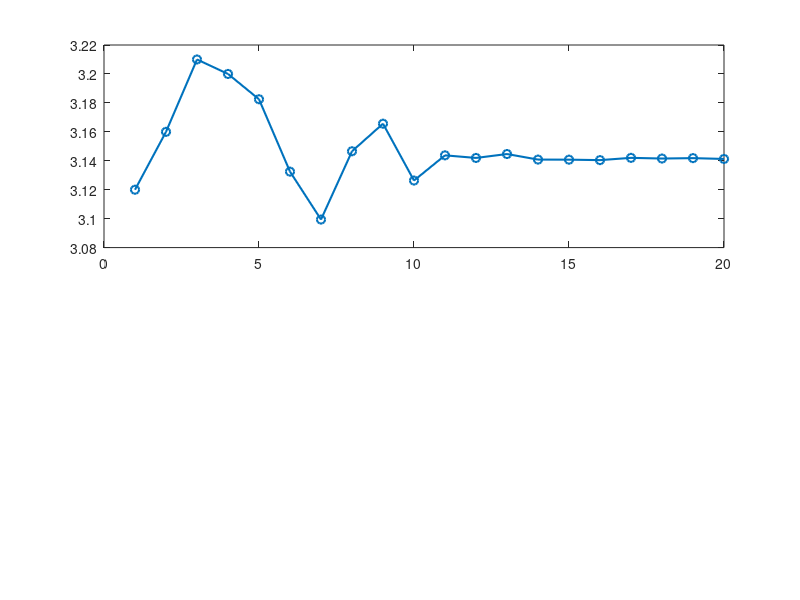

Reproduce this figure in MATLAB. (Note: this script raises an error after producing the figure.)
clear; clc; close all;

% Monte Carlo Approximation of Pi
numOfIter = 20;
pi_est = zeros(1, numOfIter);
N_values = zeros(1, numOfIter); % To store the number of points at each iteration
error_values = zeros(1, numOfIter); % To store the error

N = 100; % Starting number of points

for i = 1:numOfIter
    x = rand(1,N);
    y = rand(1,N);
    
    dist = sqrt(x.^2 + y.^2);
    points_in_unit = sum(dist <= 1);
    
    pi_estimate = 4 * points_in_unit / N;
    pi_est(i) = pi_estimate;
    
    % Store N and corresponding error
    N_values(i) = N;
    error_values(i) = abs(pi - pi_estimate);
    
    % Double the number of points for the next iteration
    N = 2*N;
end

% ---- PLOT 1: Approximation of Pi over Iterations ----
figure;
subplot(2,1,1); % Create a subplot (first panel)
plot(1:numOfIter, pi_est, '-o', 'LineWidth', 1.5);
hold on;
yline(pi, 'r--', 'LineWidth', 1.5); % Reference line at true pi
grid on;
xlabel('Iteration');
ylabel('Approximate value of \pi');
title('Monte Carlo Approximation of \pi');
legend('Estimated \pi', 'True \pi', 'Location', 'best');

% ---- PLOT 2: Error vs. Computational Complexity ----
subplot(2,1,2); % Create a subplot (second panel)
loglog(N_values, error_values, '-o', 'LineWidth', 1.5);
grid on;
xlabel('Number of Points (N)');
ylabel('Error of \pi estimate');
title('Error vs. Computational Complexity');
legend('Error', 'Location', 'best');

%% Estimate variamnce
clear; clc; close all;
% Monte Carlo Approximation of Pi
numOfIter = 10;
pi_est = zeros(1, numOfIter);
N_values = zeros(1, numOfIter); % To store the number of points at each iteration
error_values = zeros(1, numOfIter); % To store the error

N = 10^4; % Starting number of points

for i = 1:numOfIter
    x = rand(1,N);
    y = rand(1,N);
    
    dist = sqrt(x.^2 + y.^2);
    points_in_unit = sum(dist <= 1);
    
    pi_estimate = 4 * points_in_unit / N;
    pi_est(i) = pi_estimate;
    
    % Store N and corresponding error
    N_values(i) = N;
    error_values(i) = pi - pi_estimate;
end
error_var = var(error_values);

% ---- PLOT 1: Error over Iterations ----
figure;
plot(1:numOfIter,error_values, '-o', 'LineWidth', 1.5);
hold on;
yline(0, 'r--', 'LineWidth', 1.5); % Reference line at zero
grid on;
xlabel('Iteration');
ylabel('Error of \pi estimate');
title('Monte Carlo Approximation of \pi');

% Display variance on the plot
variance_text = sprintf('Variance of Error: %.5f', error_var);
text(2, max(mean(error_values, 1)) * 0.8, variance_text, 'FontSize', 12, 'Color', 'red');

legend('Mean Error', 'Zero Reference', 'Location', 'best');